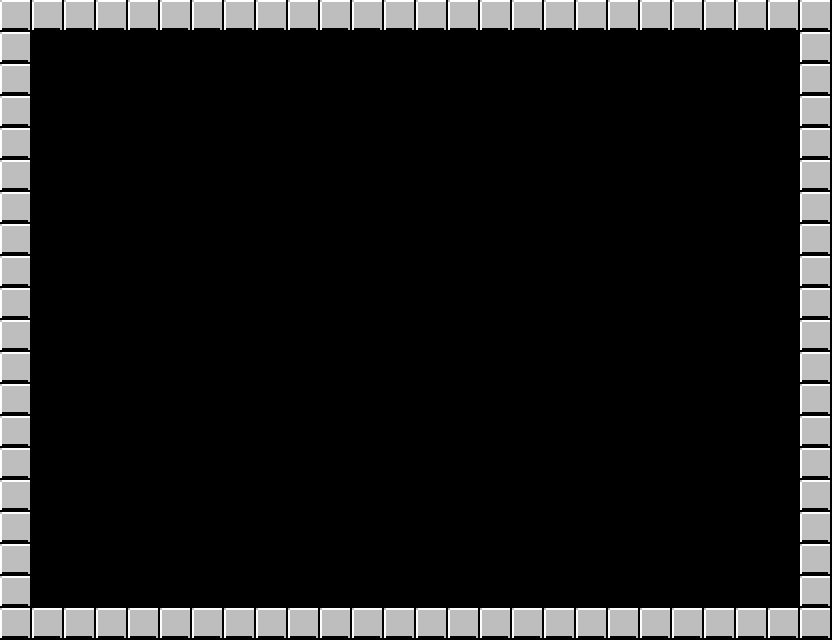

Rendered tile map (Tiled .tmx) drawn with the repository's tilesets; below, a short description and the full map source, tile grids included:
An orthogonal 26x20 tile map with 32x32 px tiles, 1 tile layer (wall) and 1 object (player1).

<map version="1.0" orientation="orthogonal" renderorder="right-down" width="26" height="20" tilewidth="32" tileheight="32" nextobjectid="2">
 <tileset firstgid="1" name="dd" tilewidth="32" tileheight="32" tilecount="8" columns="4">
  <image source="map.png" width="128" height="64" />
 </tileset>
 <layer name="wall" width="26" height="20">
  <data encoding="csv">
3,3,3,3,3,3,3,3,3,3,3,3,3,3,3,3,3,3,3,3,3,3,3,3,3,3,
3,0,0,0,0,0,0,0,0,0,0,0,0,0,0,0,0,0,0,0,0,0,0,0,0,3,
3,0,0,0,0,0,0,0,0,0,0,0,0,0,0,0,0,0,0,0,0,0,0,0,0,3,
3,0,0,0,0,0,0,0,0,0,0,0,0,0,0,0,0,0,0,0,0,0,0,0,0,3,
3,0,0,0,0,0,0,0,0,0,0,0,0,0,0,0,0,0,0,0,0,0,0,0,0,3,
3,0,0,0,0,0,0,0,0,0,0,0,0,0,0,0,0,0,0,0,0,0,0,0,0,3,
3,0,0,0,0,0,0,0,0,0,0,0,0,0,0,0,0,0,0,0,0,0,0,0,0,3,
3,0,0,0,0,0,0,0,0,0,0,0,0,0,0,0,0,0,0,0,0,0,0,0,0,3,
3,0,0,0,0,0,0,0,0,0,0,0,0,0,0,0,0,0,0,0,0,0,0,0,0,3,
3,0,0,0,0,0,0,0,0,0,0,0,0,0,0,0,0,0,0,0,0,0,0,0,0,3,
3,0,0,0,0,0,0,0,0,0,0,0,0,0,0,0,0,0,0,0,0,0,0,0,0,3,
3,0,0,0,0,0,0,0,0,0,0,0,0,0,0,0,0,0,0,0,0,0,0,0,0,3,
3,0,0,0,0,0,0,0,0,0,0,0,0,0,0,0,0,0,0,0,0,0,0,0,0,3,
3,0,0,0,0,0,0,0,0,0,0,0,0,0,0,0,0,0,0,0,0,0,0,0,0,3,
3,0,0,0,0,0,0,0,0,0,0,0,0,0,0,0,0,0,0,0,0,0,0,0,0,3,
3,0,0,0,0,0,0,0,0,0,0,0,0,0,0,0,0,0,0,0,0,0,0,0,0,3,
3,0,0,0,0,0,0,0,0,0,0,0,0,0,0,0,0,0,0,0,0,0,0,0,0,3,
3,0,0,0,0,0,0,0,0,0,0,0,0,0,0,0,0,0,0,0,0,0,0,0,0,3,
3,0,0,0,0,0,0,0,0,0,0,0,0,0,0,0,0,0,0,0,0,0,0,0,0,3,
3,3,3,3,3,3,3,3,3,3,3,3,3,3,3,3,3,3,3,3,3,3,3,3,3,3
</data>
 </layer>
 <objectgroup name="players">
  <object id="1" name="player1" x="50" y="46" />
 </objectgroup>
</map>
